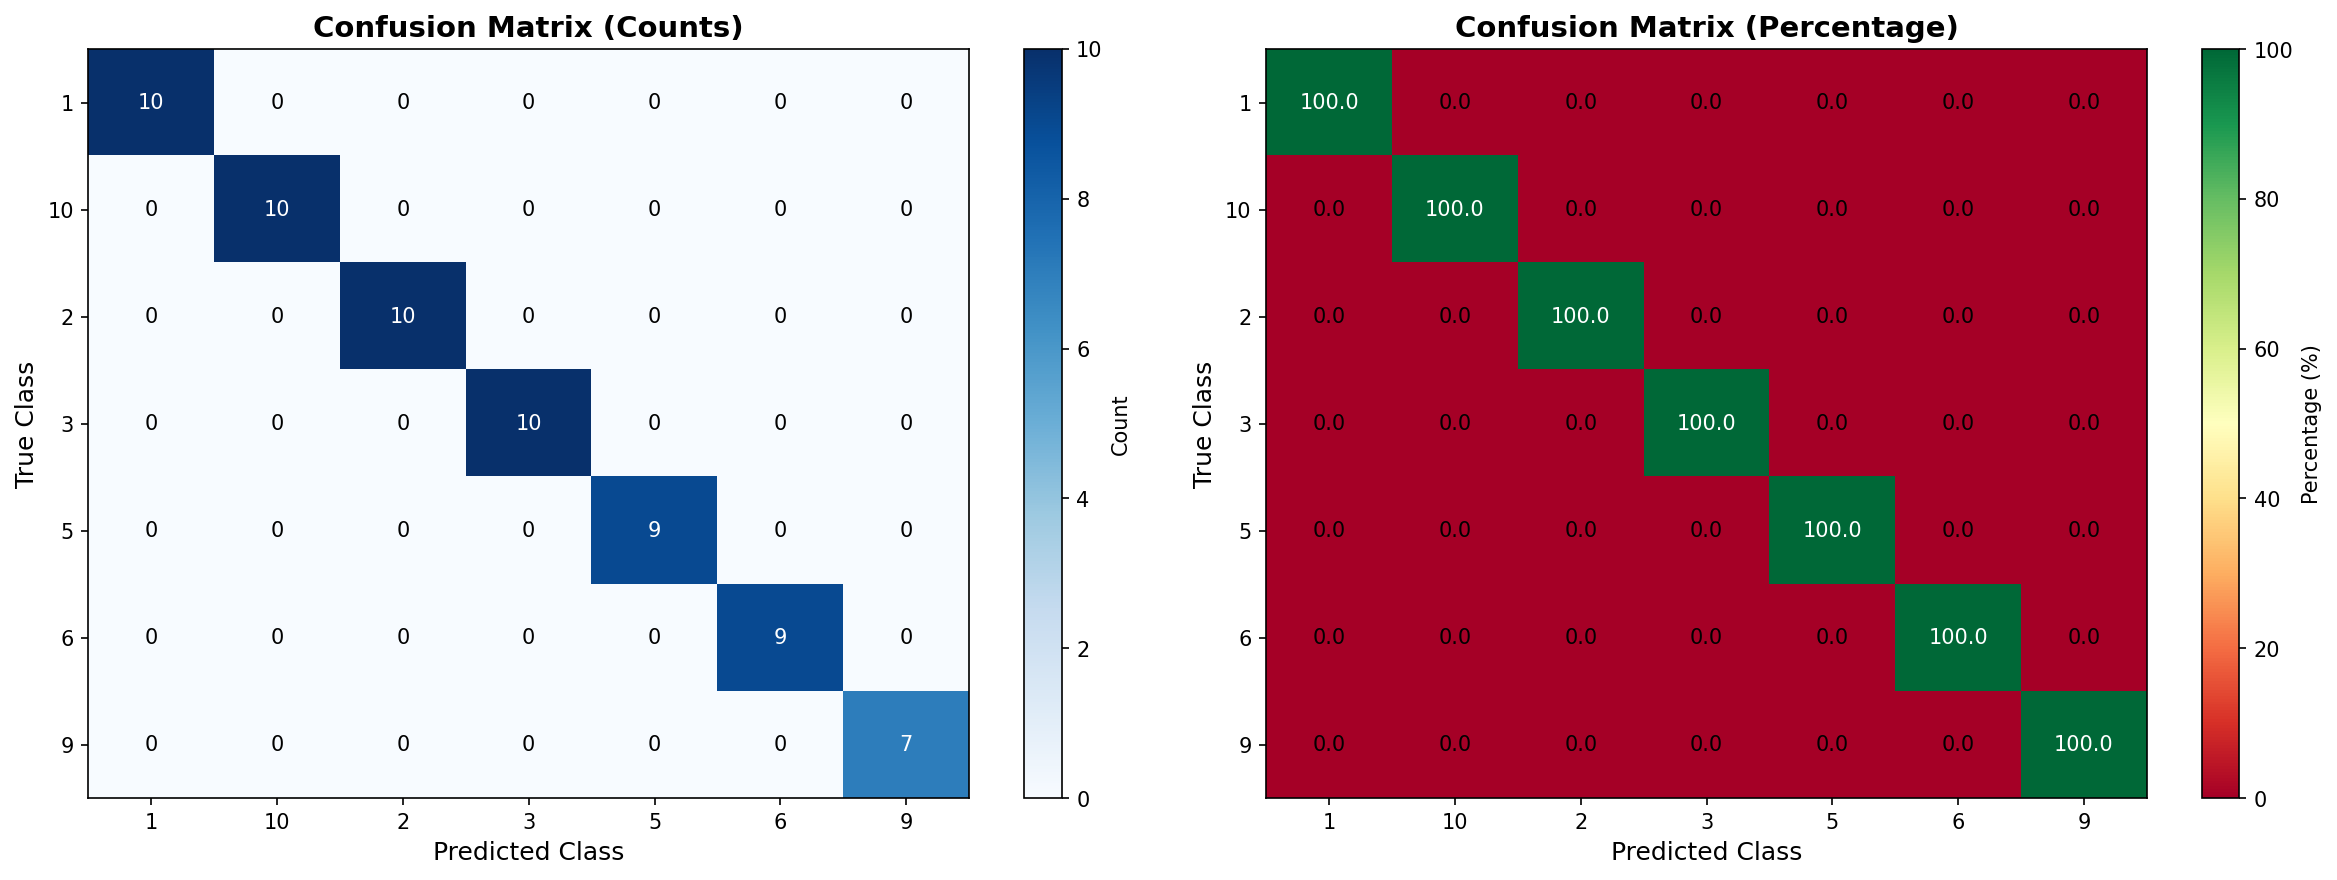

Source code (Python):
import os
import cv2
import glob
import numpy as np
import matplotlib.pyplot as plt
from utils.load_template import load_template
from utils.extract_signature import extract_signature_from_image
from utils.bhattacharyya_distance import compute_bhattacharyya_distance

# ============================================================
# CONFUSION MATRIX - TEST ALL CLASSES AGAINST ALL TEMPLATES
# ============================================================

TEST_BASE_DIR = "test"
TEMPLATE_DIR = "templates"

if __name__ == "__main__":
    # Get all classes
    class_dirs = sorted([d for d in os.listdir(TEST_BASE_DIR)
                        if os.path.isdir(os.path.join(TEST_BASE_DIR, d))])

    print("=" * 80)
    print("GENERATING CONFUSION MATRIX")
    print("=" * 80)
    print(f"\nTesting {len(class_dirs)} classes against all templates...\n")

    # Load all templates
    templates = {}
    for class_id in class_dirs:
        template_path = os.path.join(TEMPLATE_DIR, f"class_{class_id}")
        if os.path.exists(f"{template_path}_meta.json"):
            templates[class_id] = load_template(template_path)
            print(f"Loaded template for class {class_id}")

    print(f"\nLoaded {len(templates)} templates\n")

    # Initialize confusion matrix
    # Rows = True class, Columns = Predicted class
    confusion = np.zeros((len(class_dirs), len(class_dirs)))
    class_to_idx = {c: i for i, c in enumerate(class_dirs)}

    # Store detailed results
    detailed_results = []

    # Test each class
    for true_class in class_dirs:
        test_dir = os.path.join(TEST_BASE_DIR, true_class)
        test_images = sorted(glob.glob(os.path.join(test_dir, "*.png")))

        print(f"Testing class {true_class}: {len(test_images)} images")

        for img_path in test_images:
            img_name = os.path.basename(img_path)
            img = cv2.imread(img_path)

            if img is None:
                continue

            # Extract signature
            sig = extract_signature_from_image(img)
            if sig is None:
                continue

            # Test against ALL templates
            best_class = None
            best_distance = float('inf')
            all_distances = {}

            for template_class, template in templates.items():
                params = template['preprocess_params']

                # Re-extract with template's params (in case they differ)
                sig_test = extract_signature_from_image(
                    img,
                    inner_crop_pct=params['inner_crop_pct'],
                    outer_crop_pct=params['outer_crop_pct'],
                    bilateral_d=params['bilateral_d'],
                    bilateral_sigma_color=params['bilateral_sigma_color'],
                    bilateral_sigma_space=params['bilateral_sigma_space']
                )

                if sig_test is None:
                    continue

                # Compute distance
                dist = compute_bhattacharyya_distance(
                    sig_test['histogram'],
                    template['histogram']
                )

                all_distances[template_class] = dist

                # Track best match
                if dist < best_distance:
                    best_distance = dist
                    best_class = template_class

            # Update confusion matrix
            true_idx = class_to_idx[true_class]
            pred_idx = class_to_idx[best_class] if best_class else true_idx

            confusion[true_idx, pred_idx] += 1

            # Store result
            detailed_results.append({
                'true_class': true_class,
                'predicted_class': best_class,
                'image': img_name,
                'best_distance': best_distance,
                'all_distances': all_distances,
                'correct': (true_class == best_class)
            })

    # Print confusion matrix
    print("\n" + "=" * 80)
    print("CONFUSION MATRIX (Rows=True Class, Columns=Predicted Class)")
    print("=" * 80)

    # Header
    header = "True\\Pred"
    for c in class_dirs:
        header += f" | {c:>4}"
    header += " | Total | Acc%"
    print(header)
    print("-" * len(header))

    # Rows
    for i, true_class in enumerate(class_dirs):
        row = f"{true_class:>9}"
        row_total = 0
        correct = 0

        for j, pred_class in enumerate(class_dirs):
            count = int(confusion[i, j])
            row += f" | {count:>4}"
            row_total += count
            if i == j:
                correct = count

        accuracy = (correct / row_total * 100) if row_total > 0 else 0
        row += f" | {row_total:>5} | {accuracy:>4.1f}"
        print(row)

    # Overall accuracy
    total_correct = np.trace(confusion)
    total_samples = np.sum(confusion)
    overall_accuracy = (total_correct / total_samples * 100) if total_samples > 0 else 0

    print("-" * len(header))
    print(f"Overall Accuracy: {total_correct:.0f}/{total_samples:.0f} = {overall_accuracy:.2f}%")

    # Per-class accuracy
    print("\n" + "=" * 80)
    print("PER-CLASS ACCURACY")
    print("=" * 80)
    print(f"{'Class':<8} {'Correct':<10} {'Total':<10} {'Accuracy':<10} {'Errors'}")
    print("-" * 80)

    for i, class_id in enumerate(class_dirs):
        correct = int(confusion[i, i])
        total = int(np.sum(confusion[i, :]))
        accuracy = (correct / total * 100) if total > 0 else 0

        # Find where errors went
        errors = []
        for j, other_class in enumerate(class_dirs):
            if i != j and confusion[i, j] > 0:
                errors.append(f"{int(confusion[i, j])} → class {other_class}")

        error_str = ", ".join(errors) if errors else "None"

        print(f"{class_id:<8} {correct:<10} {total:<10} {accuracy:<10.1f}% {error_str}")

    # Misclassifications detail
    print("\n" + "=" * 80)
    print("MISCLASSIFIED IMAGES")
    print("=" * 80)

    misclassified = [r for r in detailed_results if not r['correct']]

    if misclassified:
        print(f"\nTotal misclassified: {len(misclassified)}\n")

        for result in misclassified:
            print(f"{result['image']} (true: {result['true_class']}, predicted: {result['predicted_class']})")
            print(f"  Best distance: {result['best_distance']:.4f}")

            # Show top 3 closest matches
            sorted_dists = sorted(result['all_distances'].items(), key=lambda x: x[1])
            print(f"  Top 3 matches:")
            for rank, (cls, dist) in enumerate(sorted_dists[:3], 1):
                marker = "✓" if cls == result['true_class'] else "✗"
                print(f"    {rank}. Class {cls}: {dist:.4f} {marker}")
            print()
    else:
        print("\nNo misclassifications! Perfect accuracy!\n")

    # Visualize confusion matrix
    print("Generating visualization...")

    # Normalize confusion matrix for heatmap (percentage)
    confusion_pct = np.zeros_like(confusion)
    for i in range(len(class_dirs)):
        row_sum = np.sum(confusion[i, :])
        if row_sum > 0:
            confusion_pct[i, :] = confusion[i, :] / row_sum * 100

    fig, (ax1, ax2) = plt.subplots(1, 2, figsize=(16, 6))

    # Raw counts
    im1 = ax1.imshow(confusion, cmap='Blues', aspect='auto')
    ax1.set_xticks(range(len(class_dirs)))
    ax1.set_yticks(range(len(class_dirs)))
    ax1.set_xticklabels(class_dirs)
    ax1.set_yticklabels(class_dirs)
    ax1.set_title('Confusion Matrix (Counts)', fontsize=14, fontweight='bold')
    ax1.set_xlabel('Predicted Class', fontsize=12)
    ax1.set_ylabel('True Class', fontsize=12)

    # Annotate counts
    for i in range(len(class_dirs)):
        for j in range(len(class_dirs)):
            text = ax1.text(j, i, f'{int(confusion[i, j])}',
                           ha="center", va="center", color="black" if confusion[i, j] < confusion.max()/2 else "white")

    plt.colorbar(im1, ax=ax1, label='Count')

    # Percentage
    im2 = ax2.imshow(confusion_pct, cmap='RdYlGn', aspect='auto', vmin=0, vmax=100)
    ax2.set_xticks(range(len(class_dirs)))
    ax2.set_yticks(range(len(class_dirs)))
    ax2.set_xticklabels(class_dirs)
    ax2.set_yticklabels(class_dirs)
    ax2.set_title('Confusion Matrix (Percentage)', fontsize=14, fontweight='bold')
    ax2.set_xlabel('Predicted Class', fontsize=12)
    ax2.set_ylabel('True Class', fontsize=12)

    # Annotate percentages
    for i in range(len(class_dirs)):
        for j in range(len(class_dirs)):
            text = ax2.text(j, i, f'{confusion_pct[i, j]:.1f}',
                           ha="center", va="center", color="black" if confusion_pct[i, j] < 50 else "white")

    plt.colorbar(im2, ax=ax2, label='Percentage (%)')

    plt.tight_layout()
    plt.savefig('confusion_matrix.png', dpi=150, bbox_inches='tight')
    print("Confusion matrix saved to: confusion_matrix.png")

    plt.show()

    print("\nDone!")
